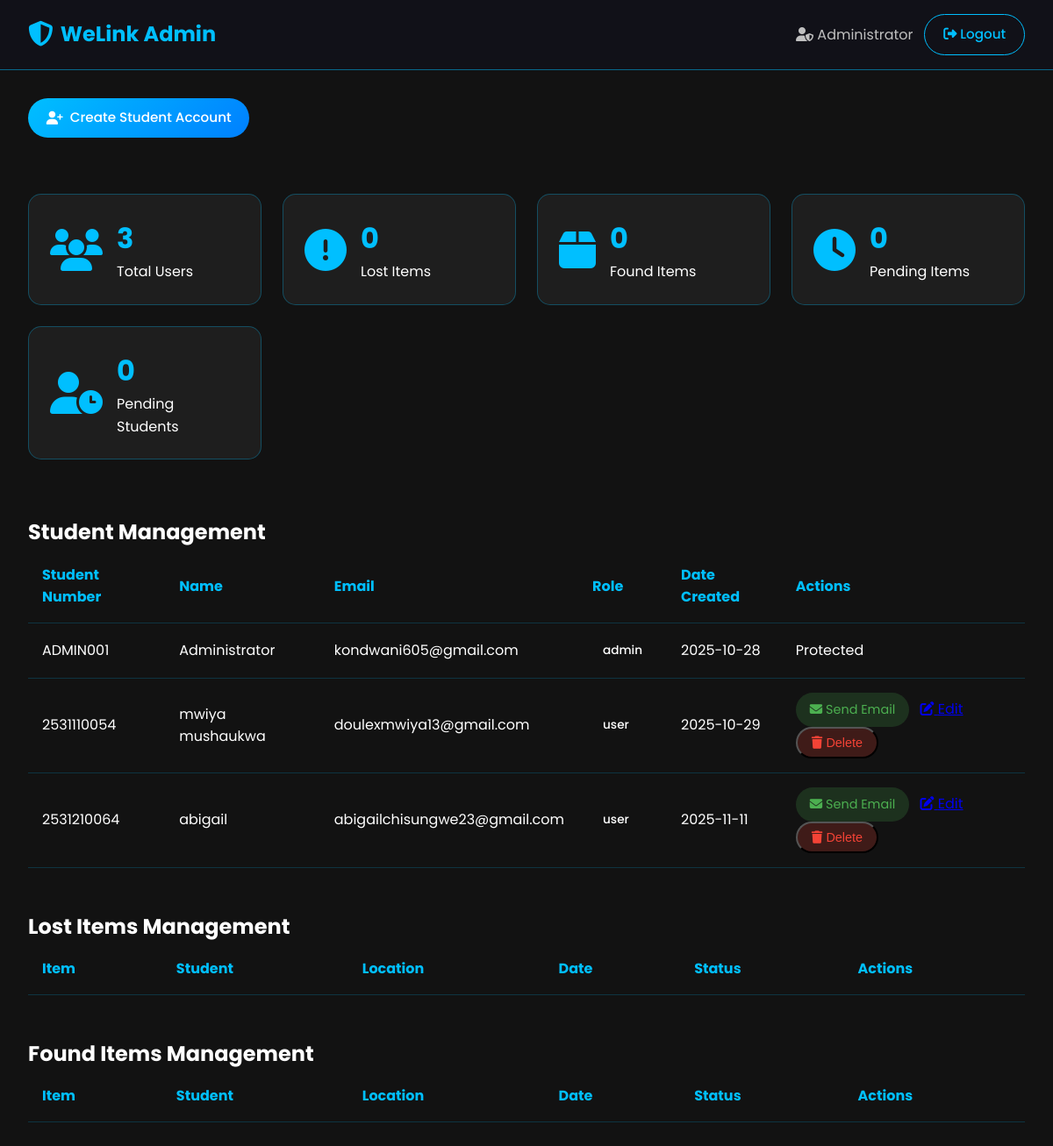
The page /admin/dashboard (signed in) on the database its author committed.
### models.py (models this page shows, shortened)
class User(UserMixin, db.Model):
    __tablename__ = 'users'
    id = db.Column(db.Integer, primary_key=True)
    student_number = db.Column(db.String(20), unique=True, nullable=False)
    name = db.Column(db.String(100), nullable=False)
    email = db.Column(db.String(100), unique=True, nullable=False)
    password_hash = db.Column(db.String(255), nullable=False)
    role = db.Column(db.String(10), default='user')
    must_change_password = db.Column(db.Boolean, default=False)
    account_approved = db.Column(db.Boolean, default=False)
    profile_picture = db.Column(db.String(255))
    date_created = db.Column(db.DateTime, default=datetime.utcnow)
    lost_items = db.relationship('LostItem', backref='user', lazy=True, cascade='all, delete-orphan')
    found_items = db.relationship('FoundItem', backref='user', lazy=True, cascade='all, delete-orphan')
    notifications = db.relationship('Notification', backref='user', lazy=True, cascade='all, delete-orphan')
    posts = db.relationship('Post', backref='user', lazy='dynamic', cascade='all, delete-orphan')
    comments = db.relationship('Comment', backref='user', lazy='dynamic', cascade='all, delete-orphan')
    post_likes = db.relationship('PostLike', backref='user', lazy='dynamic', cascade='all, delete-orphan')

### app.py (the view)
@app.route('/admin/dashboard')
@login_required
def admin_dashboard():
    if current_user.role != 'admin':
        flash('Access denied!', 'error')
        return redirect(url_for('dashboard'))
    users = User.query.all()
    pending_approvals = User.query.filter_by(account_approved=False, role='user').all()
    lost_items = LostItem.query.order_by(LostItem.date_created.desc()).all()
    found_items = FoundItem.query.order_by(FoundItem.date_created.desc()).all()
    stats = {
        'total_users': len(users),
        'total_lost': len(lost_items),
        'total_found': len(found_items),
        'pending_lost': len([i for i in lost_items if i.status == 'pending']),
        'pending_found': len([i for i in found_items if i.status == 'pending']),
        'pending_approvals': len(pending_approvals)
    }
    return render_template('admin_dashboard.html', stats=stats, users=users, lost_items=lost_items, found_items=found_items, pending_approvals=pending_approvals)

### app.py (called while the page is built)
@login_manager.user_loader
def load_user(user_id):
    return User.query.get(int(user_id))

@app.before_request
def check_password_change():
    if current_user.is_authenticated and current_user.must_change_password:
        allowed_endpoints = ['change_password', 'logout', 'static']
        if request.endpoint not in allowed_endpoints:
            return redirect(url_for('change_password'))

### templates/admin_dashboard.html (shortened to what this page needs)
{% extends "base.html" %}
{% block content %}
<div class="dashboard-page admin">
    <nav class="dashboard-nav admin-nav">
        <div class="nav-container">
            <div class="logo">
                <i class="fas fa-shield-alt"></i>
                <span>WeLink Admin</span>
            </div>
            <div class="nav-links">
                <span class="user-name"><i class="fas fa-user-shield"></i> {{ current_user.name }}</span>
                <a href="{{ url_for('logout') }}" class="btn-logout"><i class="fas fa-sign-out-alt"></i> Logout</a>
            </div>
        </div>
    </nav>
    <div class="admin-actions" style="max-width: 1200px; margin: 2rem auto; padding: 0 2rem;">
        <a href="{{ url_for('admin_create_student') }}" class="btn-primary" style="display: inline-flex; align-items: center; gap: 0.5rem;">
            <i class="fas fa-user-plus"></i> Create Student Account
        </a>
    </div>
    <div class="admin-stats">
        <div class="stat-card">
            <i class="fas fa-users"></i>
            <div class="stat-info">
                <h3>{{ stats.total_users }}</h3>
                <p>Total Users</p>
            </div>
        </div>
        <div class="stat-card">
            <i class="fas fa-exclamation-circle"></i>
            <div class="stat-info">
                <h3>{{ stats.total_lost }}</h3>
                <p>Lost Items</p>
            </div>
        </div>
        <div class="stat-card">
            <i class="fas fa-box"></i>
            <div class="stat-info">
                <h3>{{ stats.total_found }}</h3>
                <p>Found Items</p>
            </div>
        </div>
        <div class="stat-card">
            <i class="fas fa-clock"></i>
            <div class="stat-info">
                <h3>{{ stats.pending_lost + stats.pending_found }}</h3>
                <p>Pending Items</p>
            </div>
        </div>
        <div class="stat-card">
            <i class="fas fa-user-clock"></i>
            <div class="stat-info">
                <h3>{{ stats.pending_approvals }}</h3>
                <p>Pending Students</p>
            </div>
        </div>
    </div>
    <div class="admin-content">
        <section class="admin-section">
            <h2>Student Management</h2>
            <div class="admin-table">
                <table>
                    <thead>
                        <tr>
                            <th>Student Number</th>
                            <th>Name</th>
                            <th>Email</th>
                            <th>Role</th>
                            <th>Date Created</th>
                            <th>Actions</th>
                        </tr>
                    </thead>
                    <tbody>
                        {% for user in users %}
                        <tr>
                            <td>{{ user.student_number }}</td>
                            <td>{{ user.name }}</td>
                            <td>{{ user.email }}</td>
                            <td><span class="status-badge {{ user.role }}">{{ user.role }}</span></td>
                            <td>{{ user.date_created.strftime('%Y-%m-%d') if user.date_created else 'N/A' }}</td>
                            <td class="actions">
                                {% if user.role != 'admin' %}
                                <a href="{{ url_for('admin_send_email', user_id=user.id) }}" class="btn-approve" style="margin-right: 0.5rem;">
                                    <i class="fas fa-envelope"></i> Send Email
                                </a>
                                <a href="{{ url_for('admin_edit_student', user_id=user.id) }}" class="btn-edit">
                                    <i class="fas fa-edit"></i> Edit
                                </a>
                                <form method="POST" action="{{ url_for('admin_delete_student', user_id=user.id) }}" style="display: inline;" onsubmit="return confirm('Are you sure you want to delete this student? All their data will be permanently removed.')">
                                    <button type="submit" class="btn-delete">
                                        <i class="fas fa-trash"></i> Delete
                                    </button>
                                </form>
                                {% else %}
                                <span class="text-muted">Protected</span>
                                {% endif %}
                            </td>
                        </tr>
                        {% endfor %}
                    </tbody>
                </table>
            </div>
        </section>
        <section class="admin-section">
            <h2>Lost Items Management</h2>
            <div class="admin-table">
                <table>
                    <thead>
                        <tr>
                            <th>Item</th>
                            <th>Student</th>
                            <th>Location</th>
                            <th>Date</th>
                            <th>Status</th>
                            <th>Actions</th>
                        </tr>
                    </thead>
                </table>
            </div>
        </section>
        <section class="admin-section">
            <h2>Found Items Management</h2>
            <div class="admin-table">
                <table>
                    <thead>
                        <tr>
                            <th>Item</th>
                            <th>Student</th>
                            <th>Location</th>
                            <th>Date</th>
                            <th>Status</th>
                            <th>Actions</th>
                        </tr>
                    </thead>
                </table>
            </div>
        </section>
    </div>
</div>
{% endblock %}

### templates/base.html (shortened to what this page needs)
<!DOCTYPE html>
<html lang="en">
<head>
    <link rel="stylesheet" href="{{ url_for('static', filename='css/style.css') }}">
    <link rel="stylesheet" href="https://cdnjs.cloudflare.com/ajax/libs/font-awesome/6.4.0/css/all.min.css">
</head>
<body>
    {% block content %}{% endblock %}
</body>
</html>

### static/css/style.css (style rules this page uses)
* { margin: 0; padding: 0; box-sizing: border-box; }
:root { --electric-blue: #00BFFF; --jet-black: #121212; --white: #FFFFFF; --silver: #C0C0C0; --dark-bg: #1a1a1a; --card-bg: rgba(255, 255, 255, 0.05); --glow: 0 0 20px rgba(0, 191, 255, 0.5); }
body { font-family: 'Poppins', sans-serif; background: var(--jet-black); color: var(--white); line-height: 1.6; }
.navbar, .dashboard-nav { background: rgba(18, 18, 26, 0.9); backdrop-filter: blur(10px); padding: 1rem 0; position: sticky; top: 0; z-index: 100; border-bottom: 1px solid rgba(0, 191, 255, 0.3); }
.nav-container { max-width: 1200px; margin: 0 auto; padding: 0 2rem; display: flex; justify-content: space-between; align-items: center; }
.logo { display: flex; align-items: center; gap: 0.5rem; font-size: 1.5rem; font-weight: 700; color: var(--electric-blue); }
.logo i { font-size: 1.8rem; }
.nav-links { display: flex; gap: 0.8rem; align-items: center; flex-wrap: nowrap; }
.btn-primary, .btn-secondary, .btn-glow, .btn-outline, .btn-submit, .btn-logout, .btn-admin-login { padding: 0.65rem 1.3rem; border-radius: 50px; text-decoration: none; font-weight: 500; transition: all 0.3s ease; border: none; cursor: pointer; display: inline-block; white-space: nowrap; font-size: 0.95rem; }
.btn-primary { background: linear-gradient(135deg, var(--electric-blue), #0080ff); color: var(--white); }
.status-badge { display: inline-block; padding: 0.25rem 0.75rem; border-radius: 20px; font-size: 0.85rem; font-weight: 500; }
.admin-stats { display: grid; grid-template-columns: repeat(auto-fit, minmax(250px, 1fr)); gap: 1.5rem; padding: 2rem; }
.stat-card { background: var(--card-bg); border: 1px solid rgba(0, 191, 255, 0.3); border-radius: 15px; padding: 1.5rem; display: flex; align-items: center; gap: 1rem; }
.stat-card i { font-size: 3rem; color: var(--electric-blue); }
.stat-info h3 { font-size: 2rem; color: var(--electric-blue); }
.admin-content { padding: 2rem; }
.admin-section { margin-bottom: 3rem; }
.admin-table { overflow-x: auto; }
.admin-table table { width: 100%; border-collapse: collapse; }
.admin-table th, .admin-table td { padding: 1rem; text-align: left; border-bottom: 1px solid rgba(0, 191, 255, 0.2); }
.admin-table th { color: var(--electric-blue); }
.btn-approve, .btn-delete, .btn-action { padding: 0.5rem 1rem; border-radius: 20px; text-decoration: none; font-size: 0.9rem; display: inline-block; margin-right: 0.5rem; }
.btn-approve { background: rgba(76, 175, 80, 0.2); color: #4caf50; }
.btn-delete { background: rgba(244, 67, 54, 0.2); color: #f44336; }
.user-name { color: var(--silver); }
.btn-logout { background: transparent; border: 1px solid var(--electric-blue); color: var(--electric-blue); }
.admin-nav { border-bottom-color: rgba(0, 191, 255, 0.5); }

### rows shown on the page
User: name "Administrator", student_number "ADMIN001", email "kondwani605@gmail.com", role "admin", date_created "2025-10-28", shows "Protected"
User: student_number "2531110054", name "mwiya mushaukwa", email "doulexmwiya13@gmail.com", role "user", date_created "2025-10-29"
User: student_number "2531210064", name "abigail", email "abigailchisungwe23@gmail.com", role "user", date_created "2025-11-11"

### other values the page prints
{{ stats.total_users }} "3"
{{ stats.total_lost }} "0"
{{ stats.total_found }} "0"
{{ stats.pending_lost + stats.pending_found }} "0"
{{ stats.pending_approvals }} "0"
